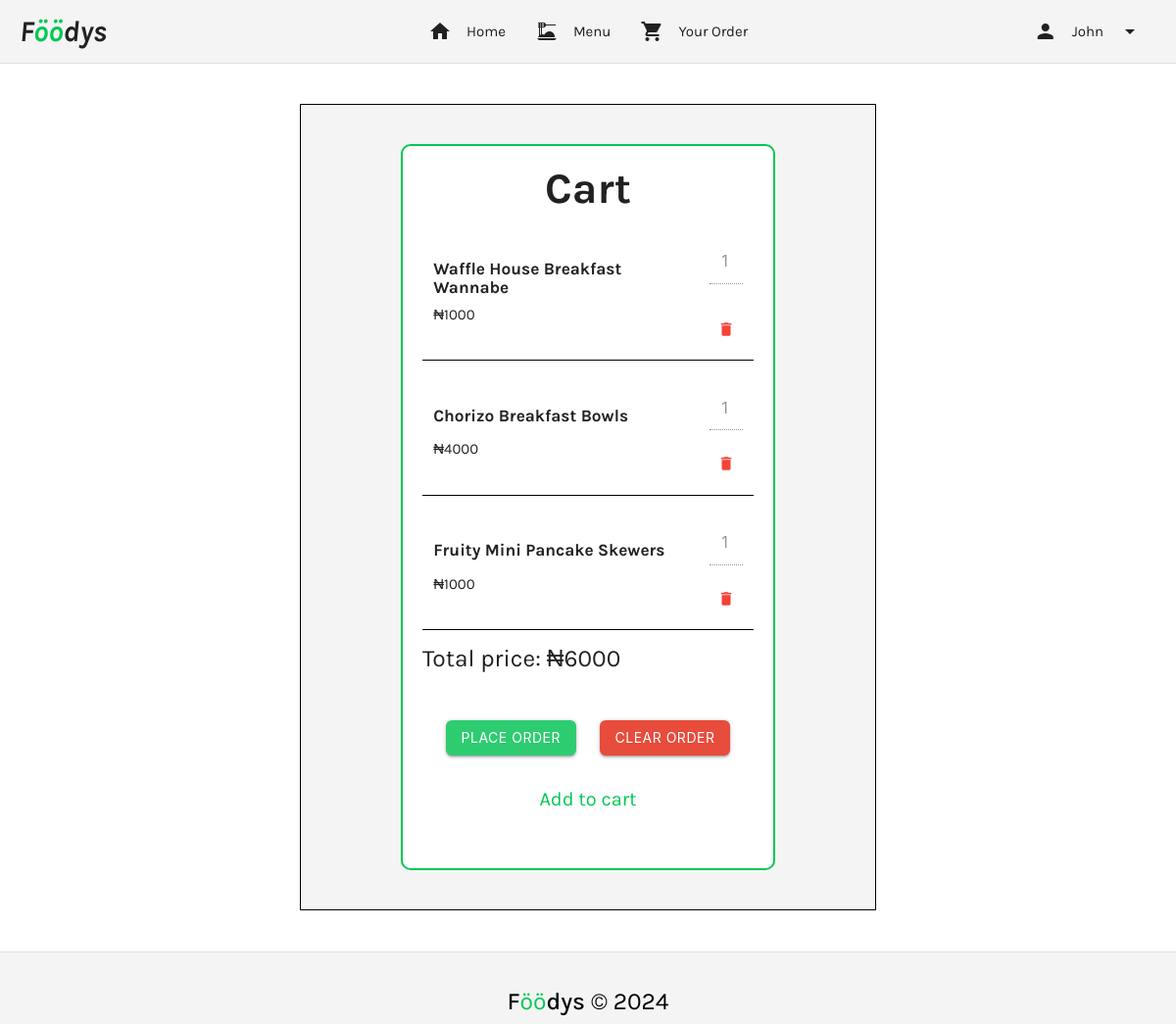
The app's page /cart.php (signed in) with its own data.
### tables this page shows
CREATE TABLE `foodysCart_tb` (
  `food_id` int(10) NOT NULL,
  `food_name` varchar(255) NOT NULL,
  `food_price` int(10) NOT NULL,
  `quantity` int(10) NOT NULL,
  `order_id` int(10) NOT NULL
);

### cart.php (the view, shortened to what this page needs)
<?php
include ('./templates/nav.php');
include ('./templates/connect.php');
$select_query = "SELECT * FROM `foodysCart_tb`";
$send_query = mysqli_query($db_connect, $select_query);
$carts = mysqli_fetch_all($send_query, MYSQLI_ASSOC);
?>
<body>
    <main>
        <div class="container">
            <div class="container theme cart_container">
                <div class="container cart_i left-align">
                    <div class="cart center-align">
                        <h3 class="bold_text grey-text text-darken-4 solid center-align">Cart</h3>
                    </div>
                    <div class="row">
                        <?php if ($carts) { ?>
                        <form action="cart.php" method="post">
                            <?php
                                $total_price = 0;
                                foreach ($carts as $cart) {
                                $total_price += $cart['food_price'] * $cart['quantity'];
                            ?>
                            <div class="cart_food col l10">
                                <h6 class="bold_text"><?php echo $cart['food_name'] . "<br>" ?></h6>
                            </div>
                            <div class="quantity_input col l2">
                                <input type="number" class="right-align" name="edit_quantity" id="quantity" value="<?php echo $cart['quantity']; ?>" disabled>
                            </div>
                            <div class="col l10 food_price" id="price">
                                <?php echo "₦" . $cart['food_price'] . "<br>" ?>
                            </div>
                            <button class="delete_cart col l2 btn right btn-small red-text btn-flat " type="submit" name="delete">
                                <i class="material-icons">delete</i>
                            </button>
                            <div class="divider col l12 black divider_cart"></div>
                            <?php } ?>
                            <h5 class="total_price">Total price:
                                <?php
                                echo  "₦" . $total_price;
                                ?>
                            </h5>
                            <div class="place_order">
                                <input type="submit" value="Place order" name="place_order" class="clear_btn btn cart_order">
                                <input type="submit" value="clear order" name="clear_cart" class="clear_btn btn cart_delete">
                            </div>
                            <div class="add_cart center-align">
                                <a href="menu.php" class="green-text text-accent-4">Add to cart</a>
                            </div>
                        </form>
                        <?php }else {
                            echo "<div class='cart_img'> <img src='./assets/img/cart.jpg' width='200px' alt=''> </div>";
                            echo "<p class='center-align'>Cart is empty. <a href='menu.php' class='green-text'>Order now</a></p>";
                        } ?>
                    </div>
                </div>
            </div>
        </div>
    </main>
</body>
<?php
include ('./templates/footer.php');
?>

### templates/footer.php (style rules this page uses)
* { font-family: 'Karla', sans-serif; font-optical-sizing: auto; font-weight: 400; }
.theme { background-color: #f4f4f4; }
.cart { text-align: center; }
.add_cart { font-size: 20px; padding-top: 20px; }
.solid { display: inline; }
.bold_text { font-weight: bold; }
body { display: flex; min-height: 100vh; flex-direction: column; }
main { flex: 1 0 auto; }
.cart_order { background-color: #2ecc71; border-radius: 6px; transition: background-color 0.3s ease; }
.cart_delete { background-color: #e74c3c; border-radius: 6px; transition: background-color 0.3s ease; }
.cart_container { padding: 20px; margin-top: 5%; margin-bottom: 5%; border: 1px solid black; }
.cart_i { background-color: white; border-radius: 10px; padding: 20px; margin-top: 20px; margin-bottom: 20px; border: 2px solid #00C853; }
.divider_cart { margin-top: 15px; margin-bottom: 15px; }
.cart_food { margin-top: 20px; }
.quantity_input { margin-top: 10px; }
.delete_cart { position: relative; margin-top: 10px; border-radius: 20px; }
.place_order { text-align: center; }
.clear_btn { margin: 10px; }
.total_price { padding: 30px 0; }

### records on screen
foodyscart_tb: food_name "Waffle House Breakfast Wannabe", edit_quantity "1", food_price "1000"
foodyscart_tb: food_name "Chorizo Breakfast Bowls", edit_quantity "1", food_price "4000"
foodyscart_tb: food_name "Fruity Mini Pancake Skewers", edit_quantity "1", food_price "1000"

### other values on screen
$username "John"
$total_price "6000"
